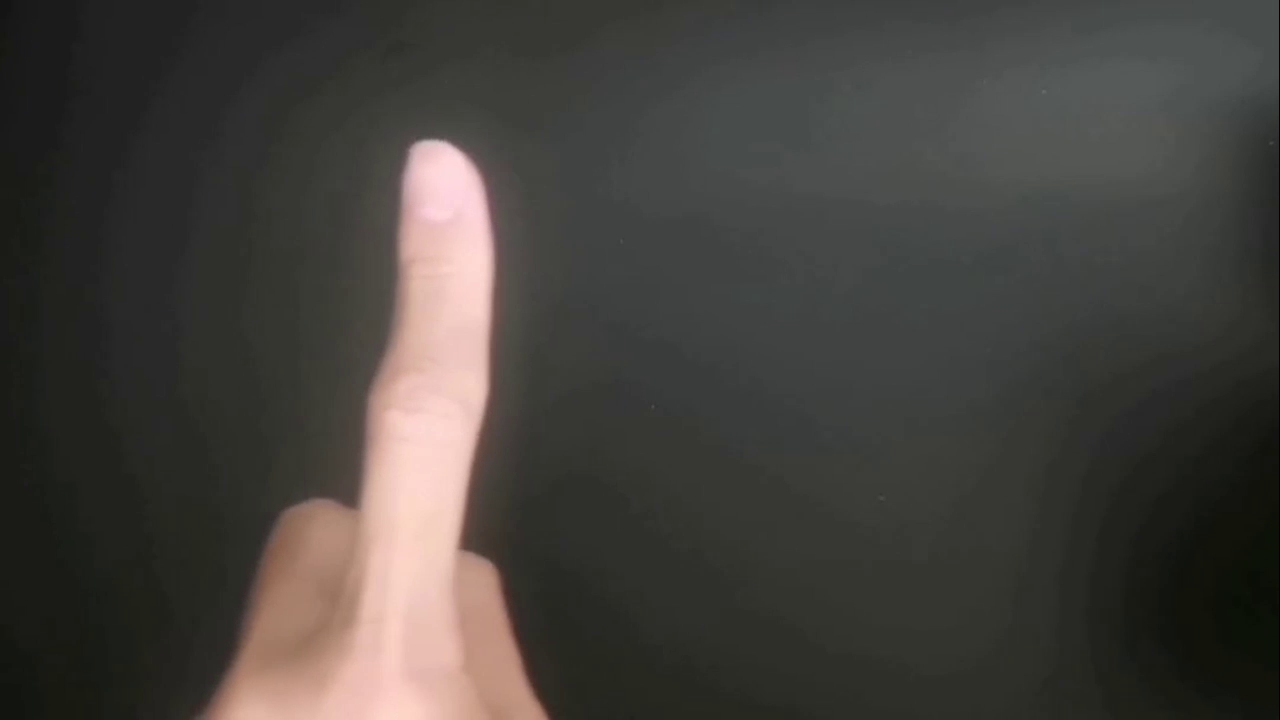
#> input picture frame 11 of hand_gesture_detection_project/birdview_1/birdview.mp4, 1280 x 720 px
$ jupyter execute 'MHI for submission.ipynb'
#> lines starting #> are read from the running program, lines starting #| are printed output that depends on the picture
[cell 1]
import numpy as np
import cv2
from time import sleep
import queue
class MHI:
    def __init__(self,cap,tau,delta,xi,t):
#> called with tau = 200, delta = 10, xi = 20, t = 2
        self.tau=tau
        self.delta=delta
        self.xi=xi
        self.t=t
        self.cap=cap
        self.data = queue.Queue()
        ret,frame=cap.read()
#> frame is the input picture: shape (720, 1280, 3); mean B, G, R 61.6, 65.1, 68.7
        if ret:
            for i in range(t):
                self.data.put(frame)
        self.H = np.zeros(frame.shape)
    def getimag(self):

        ret,frame=cap.read()
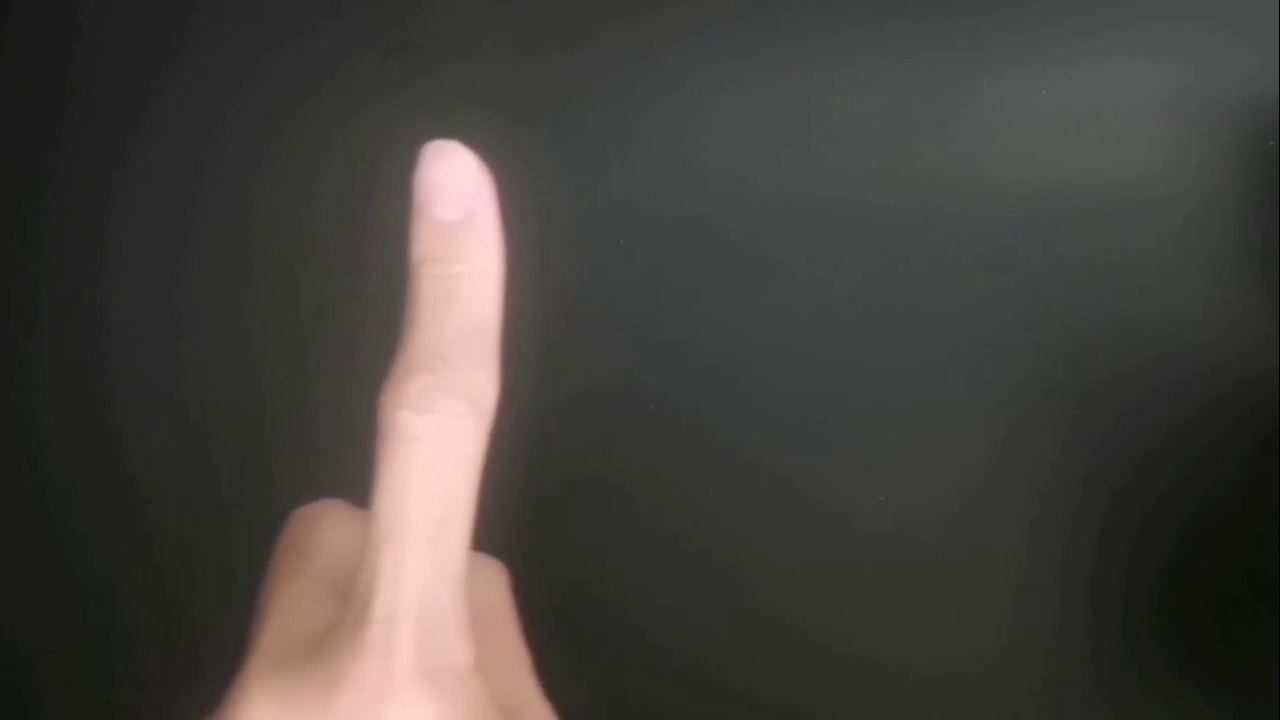
#> input picture frame 12 of hand_gesture_detection_project/birdview_1/birdview.mp4, 1280 x 720 px
#> frame is the input picture: shape (720, 1280, 3); mean B, G, R 61.6, 65.2, 68.7
        if not ret:
            return ret,frame
        self.data.put(frame)
        old_frame=self.data.get()
        a=cv2.addWeighted(old_frame.astype(float),1, frame.astype(float), -1, 0)
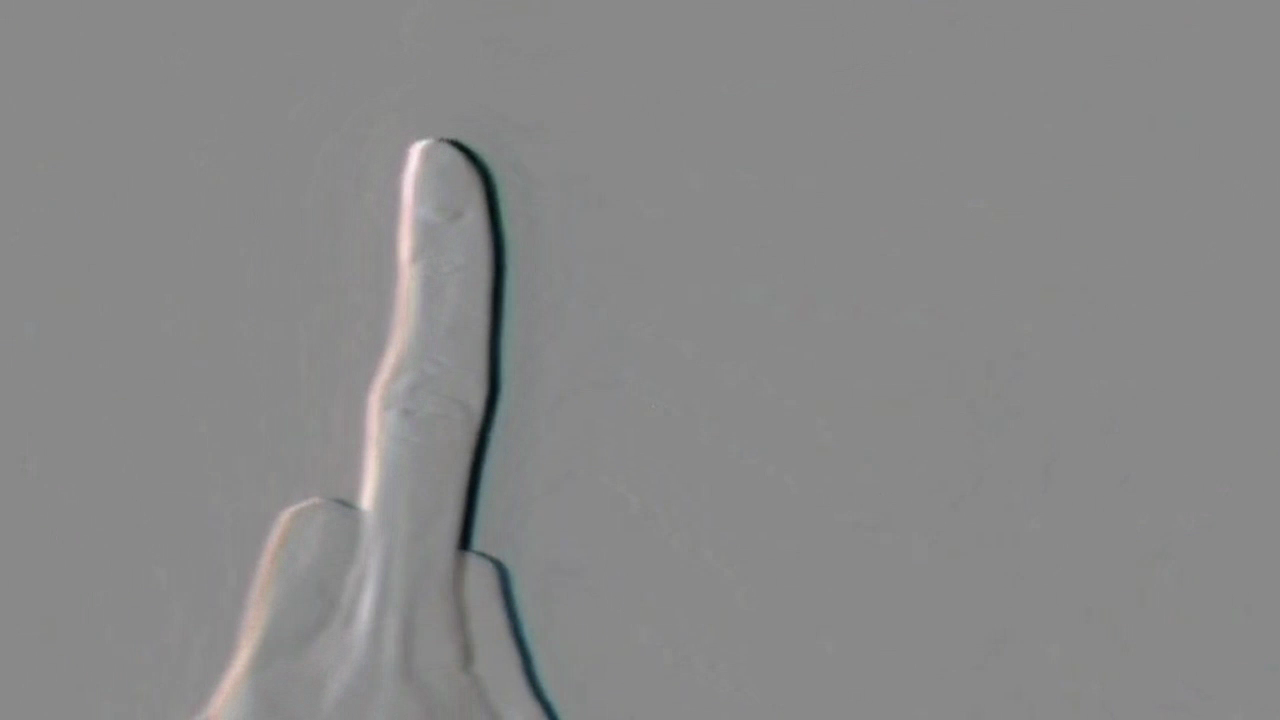
#> a: shape (720, 1280, 3) float64; mean B, G, R 0, 0, 0; drawn with min black and max white
        D= np.fabs(a)
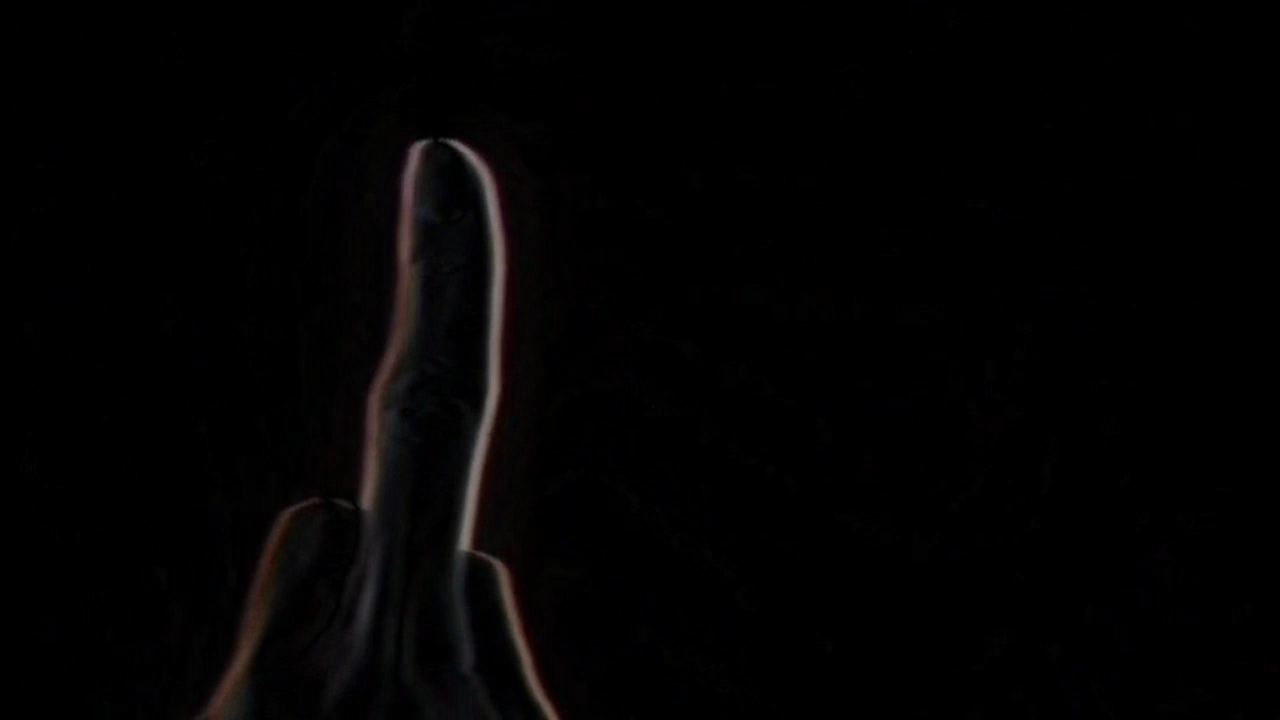
#> D: shape (720, 1280, 3) float64; mean B, G, R 2.5, 2.4, 3
        Psi= D >=self.xi
        c=self.H-self.delta
        H=np.maximum(0,c)
        H[Psi]=self.tau
        self.H=H
        return ret, H.astype("uint8")

cap = cv2.VideoCapture('hand_gesture_detection_project/birdview_1/birdview.mp4')
a=MHI(cap,tau=200,xi=20,delta=10,t=2)
while cap.isOpened():
    _,frame=a.getimag()
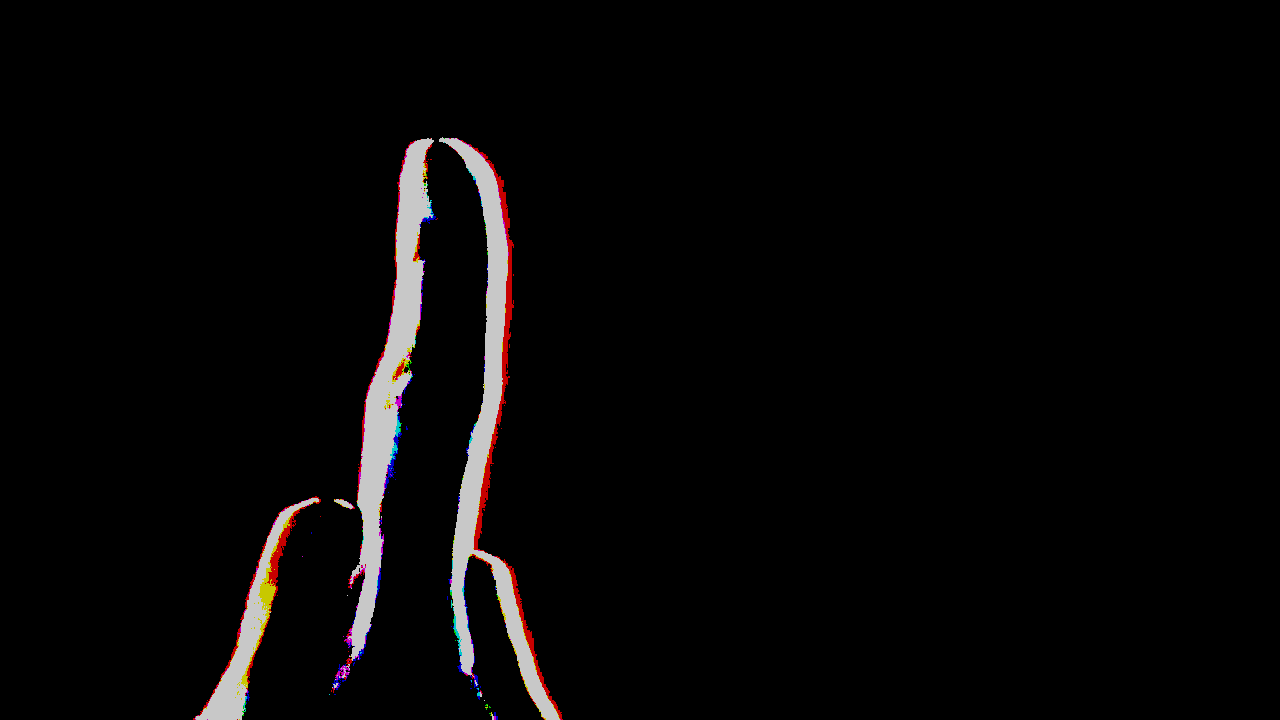
#> frame: shape (720, 1280, 3); mean of channels 0, 1, 2 6.6, 6.5, 7.6; drawn as B, G, R
    cv2.imshow("out_win", frame)
    sleep(0.04)
    if cv2.waitKey(1) == ord('q'):
#> (key q is pressed here)
        break

cap.release()
cv2.destroyAllWindows()

$ run again, starting later in the video
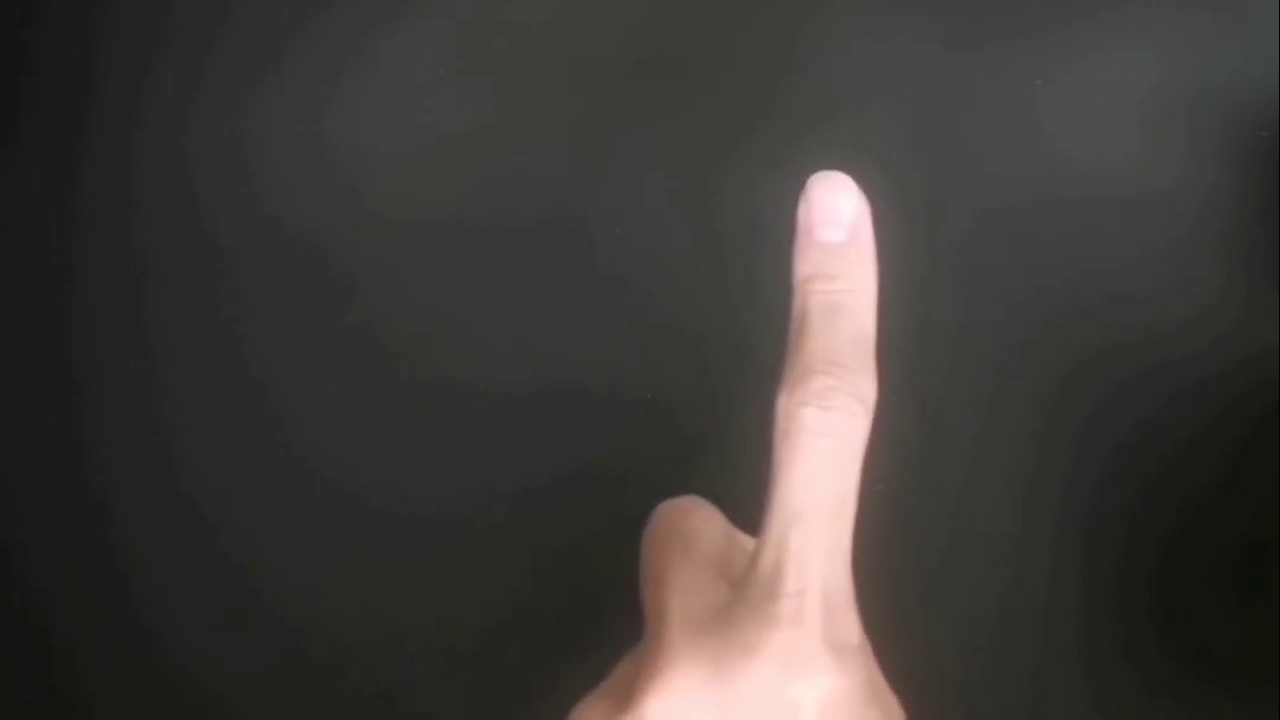
#> input picture frame 51 of hand_gesture_detection_project/birdview_1/birdview.mp4, 1280 x 720 px
#> in __init__, frame is the input picture: shape (720, 1280, 3); mean B, G, R 57.3, 59.8, 63.3
#> in getimag, `a=cv2.addWeighted(old_frame.astype(float),1, frame.astype(float), -1, 0)`:
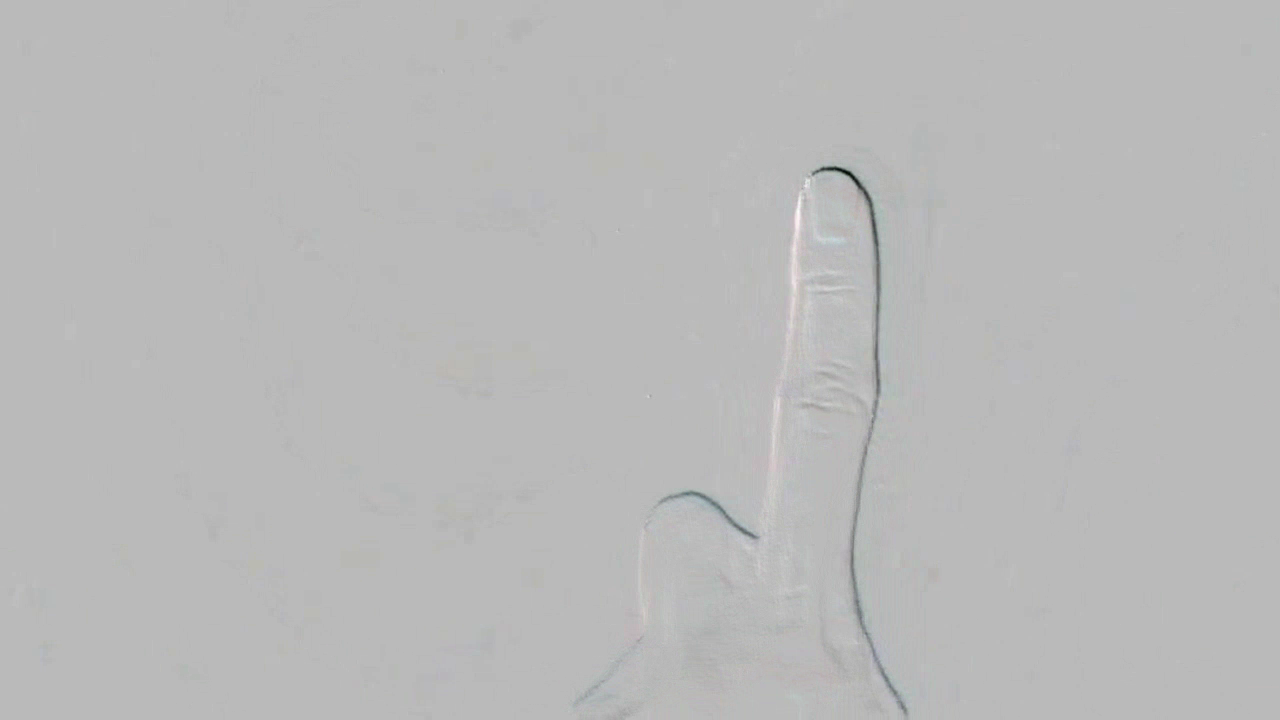
#> a: shape (720, 1280, 3) float64; mean B, G, R -0.2, -0.2, -0.3; drawn with min black and max white
#> in getimag, `D= np.fabs(a)`:
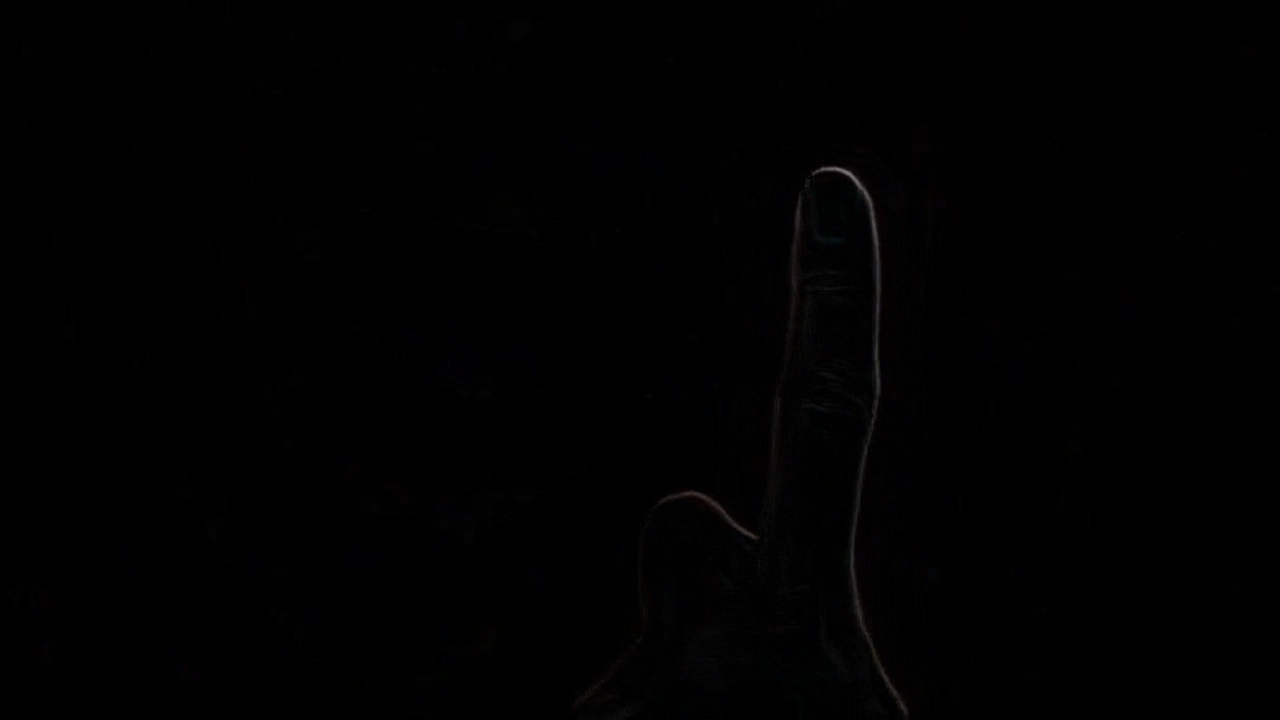
#> D: shape (720, 1280, 3) float64; mean B, G, R 0.6, 0.5, 0.6

$ run again, starting later in the video
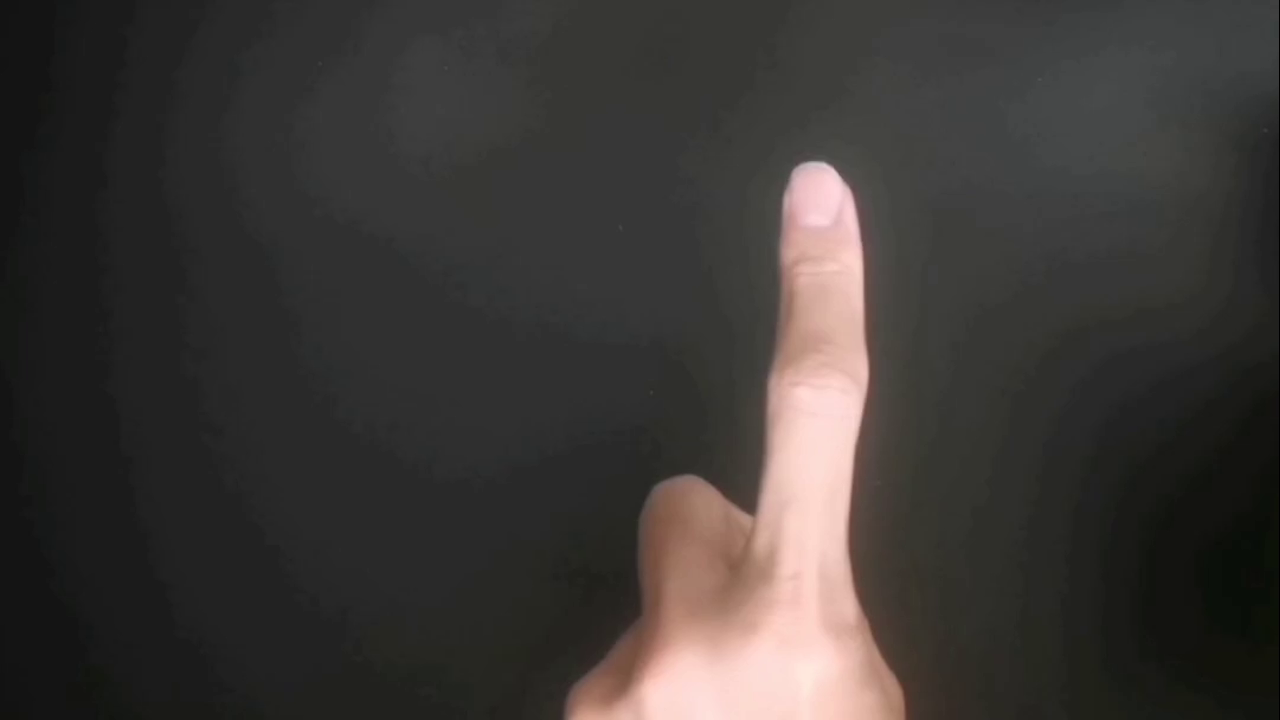
#> input picture frame 91 of hand_gesture_detection_project/birdview_1/birdview.mp4, 1280 x 720 px
#> in __init__, frame is the input picture: shape (720, 1280, 3); mean B, G, R 54.1, 56.6, 60.5
#> in getimag, `a=cv2.addWeighted(old_frame.astype(float),1, frame.astype(float), -1, 0)`:
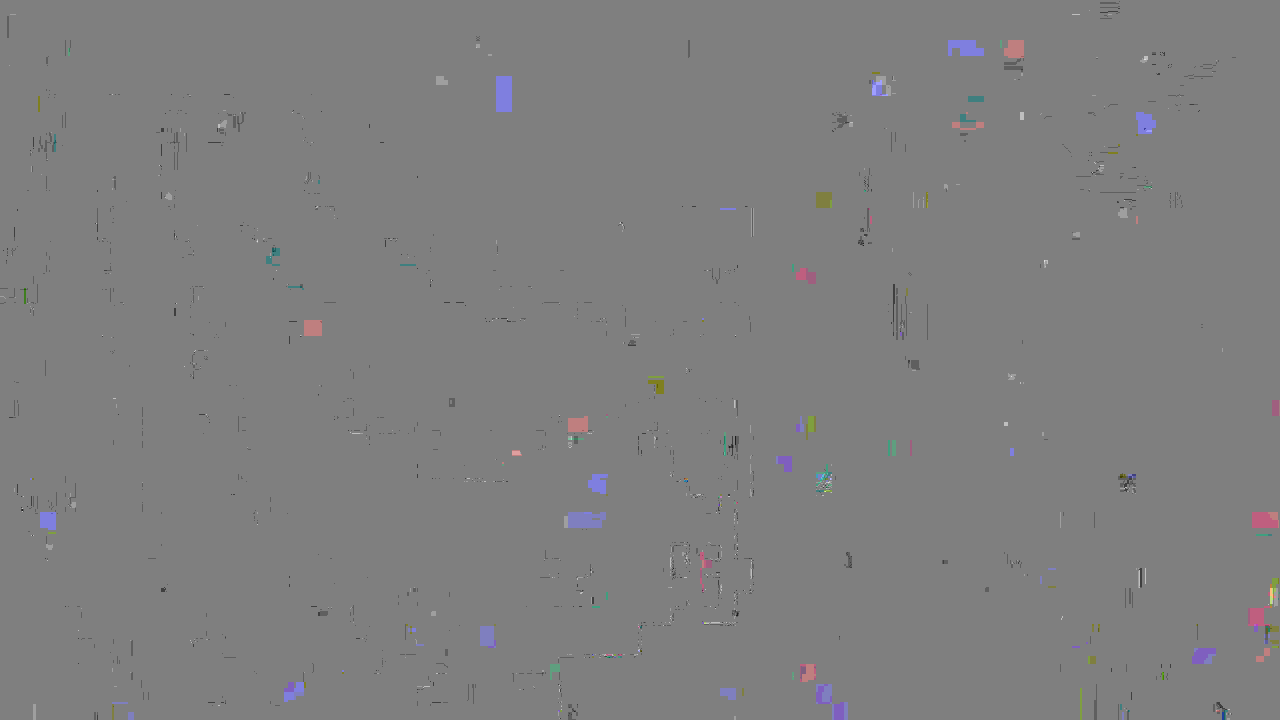
#> a: shape (720, 1280, 3) float64; mean B, G, R 0.00532, -0.00634, -0.00128; drawn with min black and max white
#> in getimag, `D= np.fabs(a)`:
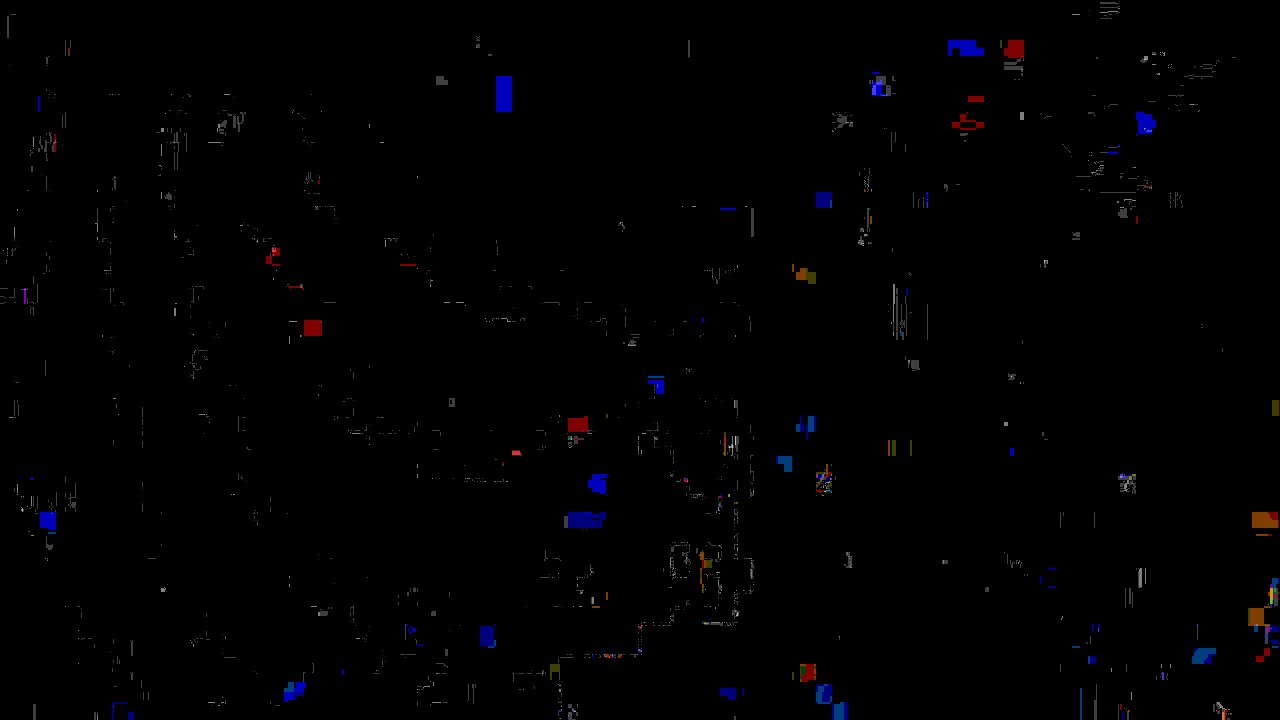
#> D: shape (720, 1280, 3) float64; mean B, G, R 0.0271, 0.014, 0.0182; drawn with min black and max white
#> Psi: shape (720, 1280, 3) bool; every value is 0
